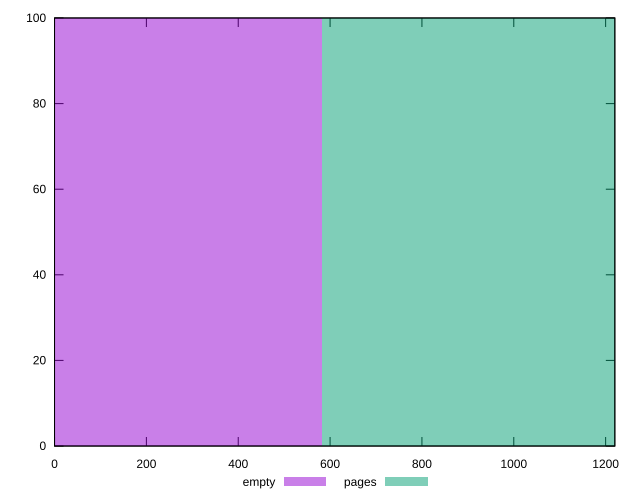

Generate this figure with gnuplot:
reset

$empty <<EOF
0 100
EOF

$pages <<EOF
1163.168393769812 100
EOF

set key outside below
set boxwidth 1163.168393769812
set xrange [0:1220]
set yrange [0:100]
set trange [0:100]
set style fill transparent solid 0.5 noborder
set terminal svg size 640, 500 enhanced background rgb 'white'
set output "reprap/render-blocking-resources/comparison/histogram/0_vs_1.svg"

plot $empty title "empty" with boxes, \
     $pages title "pages" with boxes

reset
